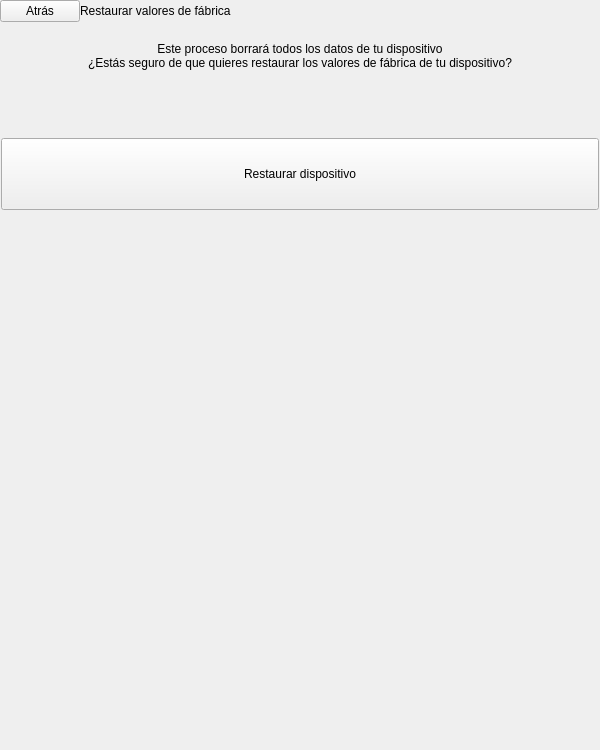
<?xml version="1.0" encoding="UTF-8"?>
<ui version="4.0">
 <class>SettingsRestoreDefaultValues</class>
 <widget class="QWidget" name="SettingsRestoreDefaultValues">
  <property name="geometry">
   <rect>
    <x>0</x>
    <y>0</y>
    <width>600</width>
    <height>750</height>
   </rect>
  </property>
  <property name="sizePolicy">
   <sizepolicy hsizetype="Expanding" vsizetype="Expanding">
    <horstretch>0</horstretch>
    <verstretch>0</verstretch>
   </sizepolicy>
  </property>
  <property name="minimumSize">
   <size>
    <width>600</width>
    <height>750</height>
   </size>
  </property>
  <property name="maximumSize">
   <size>
    <width>600</width>
    <height>750</height>
   </size>
  </property>
  <property name="windowTitle">
   <string>Form</string>
  </property>
  <property name="styleSheet">
   <string notr="true"/>
  </property>
  <layout class="QVBoxLayout" name="verticalLayout">
   <property name="spacing">
    <number>0</number>
   </property>
   <property name="leftMargin">
    <number>0</number>
   </property>
   <property name="topMargin">
    <number>0</number>
   </property>
   <property name="rightMargin">
    <number>0</number>
   </property>
   <property name="bottomMargin">
    <number>20</number>
   </property>
   <item>
    <widget class="QWidget" name="settingsSectionHeader" native="true">
     <layout class="QHBoxLayout" name="horizontalLayout_8">
      <property name="spacing">
       <number>0</number>
      </property>
      <property name="margin">
       <number>0</number>
      </property>
      <item>
       <widget class="SilentQPushButton" name="backBtn">
        <property name="focusPolicy">
         <enum>Qt::NoFocus</enum>
        </property>
        <property name="text">
         <string>Atrás</string>
        </property>
       </widget>
      </item>
      <item>
       <widget class="QLabel" name="sectionTitleLbl">
        <property name="minimumSize">
         <size>
          <width>0</width>
          <height>0</height>
         </size>
        </property>
        <property name="maximumSize">
         <size>
          <width>16777215</width>
          <height>10000</height>
         </size>
        </property>
        <property name="text">
         <string>Restaurar valores de fábrica</string>
        </property>
       </widget>
      </item>
      <item>
       <spacer name="horizontalSpacer">
        <property name="orientation">
         <enum>Qt::Horizontal</enum>
        </property>
        <property name="sizeHint" stdset="0">
         <size>
          <width>40</width>
          <height>20</height>
         </size>
        </property>
       </spacer>
      </item>
     </layout>
    </widget>
   </item>
   <item>
    <widget class="QFrame" name="settingsMarginTop">
     <property name="frameShape">
      <enum>QFrame::StyledPanel</enum>
     </property>
     <property name="frameShadow">
      <enum>QFrame::Raised</enum>
     </property>
    </widget>
   </item>
   <item>
    <widget class="QWidget" name="settingsCont" native="true">
     <property name="sizePolicy">
      <sizepolicy hsizetype="Minimum" vsizetype="Expanding">
       <horstretch>0</horstretch>
       <verstretch>0</verstretch>
      </sizepolicy>
     </property>
     <property name="styleSheet">
      <string notr="true"/>
     </property>
     <layout class="QVBoxLayout" name="verticalLayout_2">
      <property name="spacing">
       <number>0</number>
      </property>
      <property name="leftMargin">
       <number>1</number>
      </property>
      <property name="topMargin">
       <number>20</number>
      </property>
      <property name="rightMargin">
       <number>1</number>
      </property>
      <property name="bottomMargin">
       <number>1</number>
      </property>
      <item>
       <widget class="QLabel" name="restoreDefaultValuesInfoLbl">
        <property name="sizePolicy">
         <sizepolicy hsizetype="Preferred" vsizetype="Preferred">
          <horstretch>0</horstretch>
          <verstretch>0</verstretch>
         </sizepolicy>
        </property>
        <property name="text">
         <string>Este proceso borrará todos los datos de tu dispositivo</string>
        </property>
        <property name="alignment">
         <set>Qt::AlignHCenter|Qt::AlignTop</set>
        </property>
        <property name="wordWrap">
         <bool>true</bool>
        </property>
        <property name="indent">
         <number>0</number>
        </property>
       </widget>
      </item>
      <item>
       <widget class="QLabel" name="restoreDefaultValuesQuestionLbl">
        <property name="minimumSize">
         <size>
          <width>0</width>
          <height>82</height>
         </size>
        </property>
        <property name="maximumSize">
         <size>
          <width>16777215</width>
          <height>82</height>
         </size>
        </property>
        <property name="text">
         <string>¿Estás seguro de que quieres restaurar los valores de fábrica de tu dispositivo?</string>
        </property>
        <property name="alignment">
         <set>Qt::AlignHCenter|Qt::AlignTop</set>
        </property>
        <property name="wordWrap">
         <bool>true</bool>
        </property>
        <property name="indent">
         <number>0</number>
        </property>
       </widget>
      </item>
      <item>
       <widget class="SilentQPushButton" name="overrideDeviceBtn">
        <property name="sizePolicy">
         <sizepolicy hsizetype="Expanding" vsizetype="Expanding">
          <horstretch>0</horstretch>
          <verstretch>0</verstretch>
         </sizepolicy>
        </property>
        <property name="minimumSize">
         <size>
          <width>0</width>
          <height>72</height>
         </size>
        </property>
        <property name="maximumSize">
         <size>
          <width>16777215</width>
          <height>72</height>
         </size>
        </property>
        <property name="focusPolicy">
         <enum>Qt::NoFocus</enum>
        </property>
        <property name="styleSheet">
         <string notr="true"/>
        </property>
        <property name="text">
         <string>Restaurar dispositivo</string>
        </property>
       </widget>
      </item>
      <item>
       <spacer name="verticalSpacer">
        <property name="orientation">
         <enum>Qt::Vertical</enum>
        </property>
        <property name="sizeHint" stdset="0">
         <size>
          <width>20</width>
          <height>40</height>
         </size>
        </property>
       </spacer>
      </item>
     </layout>
    </widget>
   </item>
   <item>
    <spacer name="verticalBottomSection">
     <property name="orientation">
      <enum>Qt::Vertical</enum>
     </property>
     <property name="sizeType">
      <enum>QSizePolicy::Fixed</enum>
     </property>
     <property name="sizeHint" stdset="0">
      <size>
       <width>20</width>
       <height>40</height>
      </size>
     </property>
    </spacer>
   </item>
  </layout>
 </widget>
 <customwidgets>
  <customwidget>
   <class>SilentQPushButton</class>
   <extends>QPushButton</extends>
   <header>SilentQPushButton.h</header>
  </customwidget>
 </customwidgets>
 <resources/>
 <connections/>
</ui>
